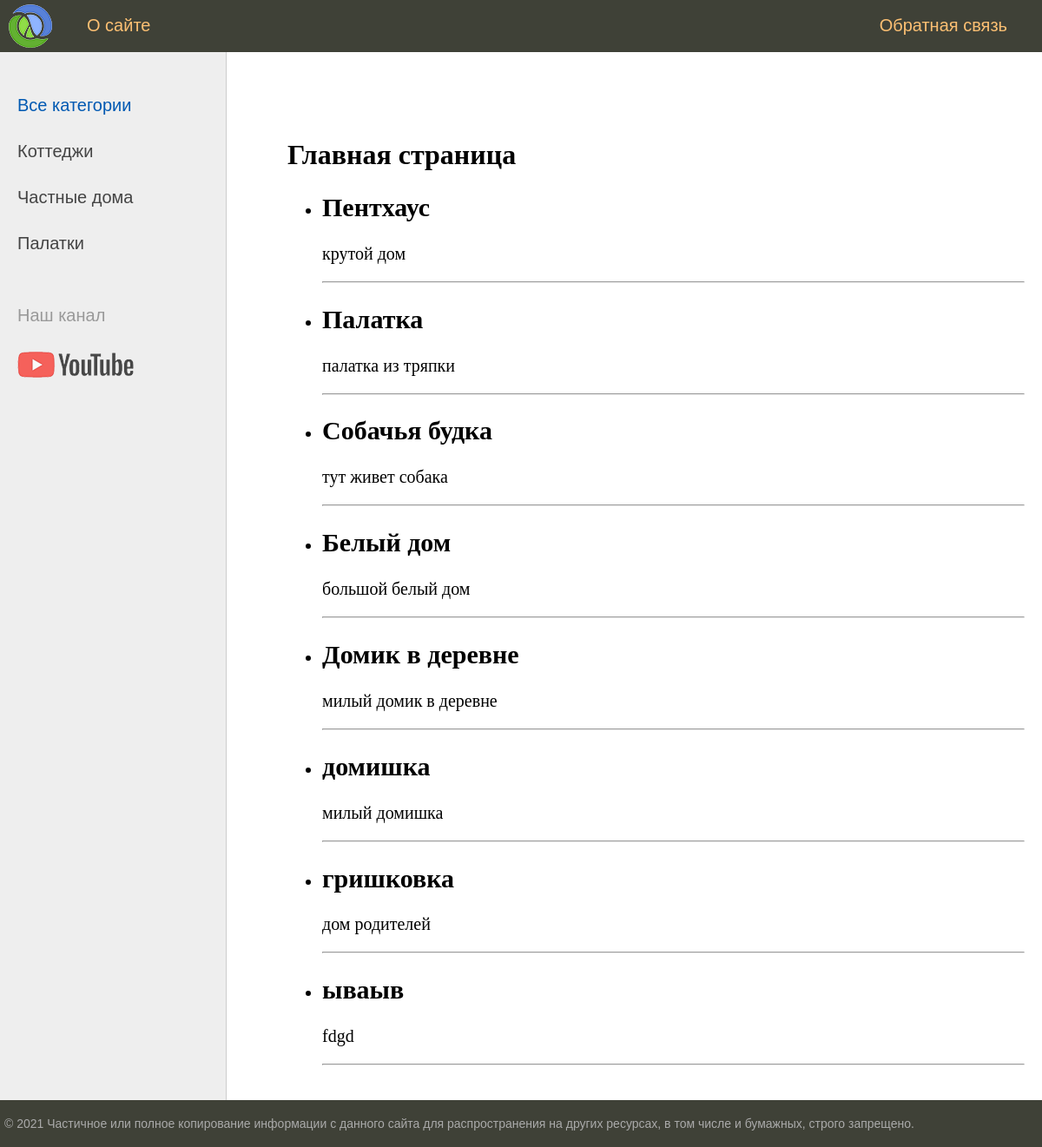
The page / on the database its author committed.
### home/models.py (models this page shows, shortened)
class Home(models.Model):#название класса придумываем сами. Название класса это название таблицы. Также класс таблицы мы наследуем от базового класса Model, в нем есть необходимый функцинал для создания своих классов моделей таблиц. Также нужно иметь ввиду что поле id в базовом классе прописано по умолчанию и в классе его писать не нужно
	title = models.CharField(max_length=255, verbose_name="Заголовок")#это текствое поле и тип CharField с длинной 255. Описание типов полей есть в документации джанго http://djbook.ru/
	slug = models.SlugField(max_length=255, unique=True, db_index=True, verbose_name="URL")#добавили поле слаг
	content = models.TextField(blank=True, verbose_name="Текст статьи")#это текстовое поле с расширенным диапазоном. blank=True означает что поле может быть пустым или False знаит не пустым
	photo = models.ImageField(upload_to="photos/%Y/%m/%d/", verbose_name="Фото")#это ссылка на фото. Фото будет загружаться в папку photos затем в подкаталоги год месяц день каждое фото в определенный подкаталог. Для этого параметра нужна еще дополнительная настройка. Для загрузки изображений и указания пути нужно настрить 2 константы MEDIA_ROOT = os.path.join(BASE_DIR, 'media'), MEDIA_URL = '/media/' и там нужно также импортировать os. Вообще мы испольщзуем отладочный сервер, и для загрузки файлов нужно сэмулировать реальный сервер для загрузки файлов. Для этого нужно зайти в urls.py в корневой папке проекта (не приложения), и там
	time_create = models.DateTimeField(auto_now_add=True, verbose_name="Время создания")#Время создания статьи, тут будет приниматься время в момент добавления новой записи и не будет меняться в случае если указали auto_now_add=True. То есть это поле с указанием время создлания статьи
	time_update = models.DateTimeField(auto_now=True, verbose_name="Время изменения")#время последнего редактирования. Это поле будет меняться каждый раз когда мы что-то меняем в текущей записи
	is_published = models.BooleanField(default=True, verbose_name="Публикация")#тут просто по умолчанию значение True
	cat = models.ForeignKey('Category', on_delete=models.PROTECT, verbose_name="Категории")#указали поле cat, в название этого поля потом автоматом допишется cat_id самим джанго. Так как это поле это класс для свзи с другой БД. В классе прописали параметр Category - это первичная модель из которой тянется инфа по категории, в нашем случае она в виде строки, так как класс Category прописане после класса Home, если был бы до класса Home то можно было просто прописать без кавычек, получается можно писать и в кавычках и без. И укажем on_delete=models.PROTECT это для указания запрета удаления если есть ссылка на модель категории
	class Meta:#прописали внутренний мета класс для указания названия приложения в админке
		verbose_name = "Крутые дома"
		verbose_name_plural = "Крутые дома"#это для множественного числа, чтобы буква s не дописывалась автоматом
		ordering = ['id']#это нужно для сортировки записей в админке. сортировка идет по этим полям поочередно. Если поставить минус перед полем в списке, то будет обратная сортировка. Также эта сортировка прменяется не только к админке но и к выбранным записям модели Home на самом сайте. Также название самого приложения в админке можно изменить. Идем в файл apps.py

### home/views.py (the view)
# urls.py: path('', HomeHome.as_view(), name='main'),#этот маршрут будет соответствовать ссылке http://127.0.0.1:8000/home/, это происходит потому что мы его указали в пакете конфигурации urls.py в папке с проек
class HomeHome(DataMixin, ListView):#создали класс списка представлений
	model = Home#сделали ссылку на модель Home. Эта запись ссылается на модель и будет отображать список статей из модели Home. То есть выбирает все записи из таблицы и отображает их в виде списка. ListView использует шаблон <имя приложения>/<имя модели>_list.html. И строка model = Home будет отображать список всех записей из таблицы home и отображать их в шаблоне <имя приложения>/<имя модели>_list.html, то есть имя шаблона по умолчанию будет home_list.html, но этот шаблон можно и самим прописать. . То есть получается наша запись заменяет уже функцию index. Также этот класс нужно прописать в url.py. Там нужно вместо функции index написать HomeHome.as_view() именно со скобками, а не без скобок. Пропишем наш шаблон index.html, чтобы этот класс не ссылался на стандартный шаблон.
	template_name = 'home/index.html'
	context_object_name = 'posts'#прописали наш список
	def get_context_data(self, *, object_list=None, **kwargs):
		context = super().get_context_data(**kwargs)#сначала нужно получить контекст который уже сформирован для нашего шаблона. Мы его записали в переменную используея базовый шаблон. Например коллекция posts уже есть и ее нельзя удалять. То есть мы тут берем базовый класс ListView и в функцию для выборки контекста передает все именованные параметры, распаковываем словарь, так как все данные тут передаются словарями. Теперь в этом словаре мы можем менять или прописывать какие-то другие атрибуты. Можно формировать и новые ключи.
		c_def = self.get_user_context(title="Главная страница")#вместо строк выше прописали вызов метода из класса миксина. Передаем сюда только title, остальное добавится автоматом.
		context = dict(list(context.items()) + list(c_def.items()))#тут мы объекдини 2 словаря, и будет сформирован общий контекст. Далее в других классах также уберем дублировани кода
		return context#и контекст обязательно нужно возвращать.
	def get_queryset(self):
		return Home.objects.filter(is_published=True).select_related('cat')#будут выведены только те статьи которые опубликованы. Далее пропишем класс для функци отображения категорий.

### 2/templates/home/index.html
{% extends 'home/base.html' %}
{% block content  %}
<h1>{{title}}</h1>
<ul>
  {% for p in posts %}
  <li>
    <h2>{{p.title}}</h2>
    <p>{{p.content}}</p>
    <hr>
  </li>
    {% endfor %}
</ul>
{% endblock %}

### home/static/home/css/styles.css (style rules this page uses)
html, body { font-family: 'Arial'; margin: 0; padding: 0; height: 100%; width: 100%; color: #444; }
.content-text h1 { font-size: 32px; }

### rows shown on the page
Home: title "Пентхаус", content "крутой дом"
Home: title "Палатка", content "палатка из тряпки"
Home: title "Собачья будка", content "тут живет собака"
Home: title "Белый дом", content "большой белый дом"
Home: title "Домик в деревне", content "милый домик в деревне"
Home: title "домишка", content "милый домишка"
Home: title "гришковка", content "дом родителей"
Home: title "ываыв", content "fdgd"

### other values the page prints
{{ m.title }} "О сайте"
{{ m.title }} "Обратная связь"
{{ title }} "Главная страница"
